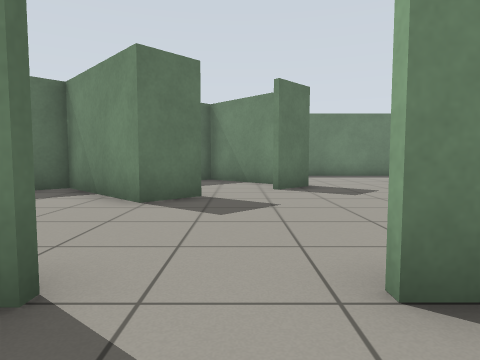
view 1 (above)

20 first-person views from a walk through a Gazebo world. The camera is 0.72 m above the floor, tilts 4° down and sees 75° across. The floor is counted in squares, 1 m on a side. Each view is taken from the middle of a square. On the plan, view 1 faces up. The plan holds only what a view shows up to about 10 squares ahead; the rest is blank.

view 2
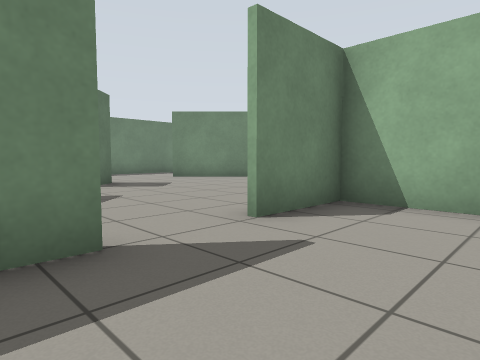

view 3
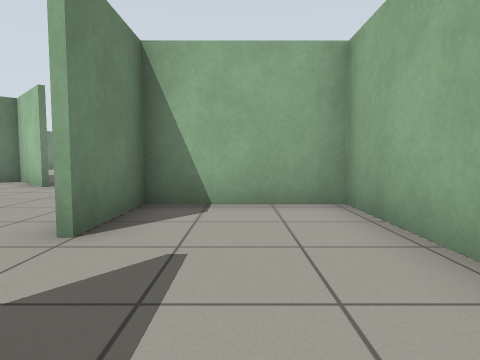

view 4
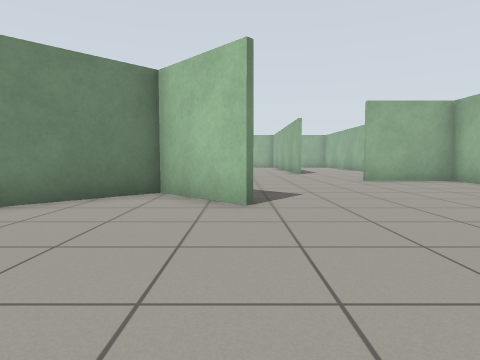

view 5
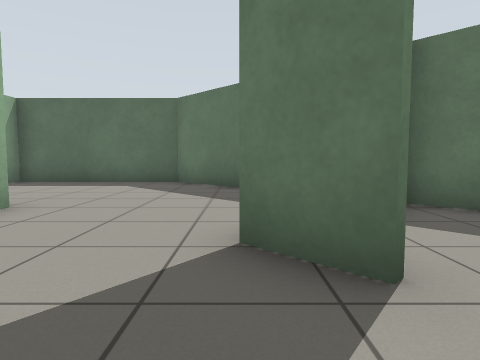

view 6
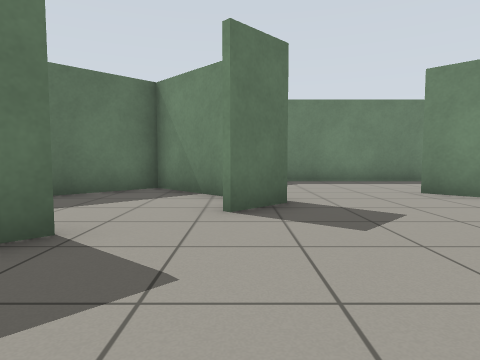

view 7
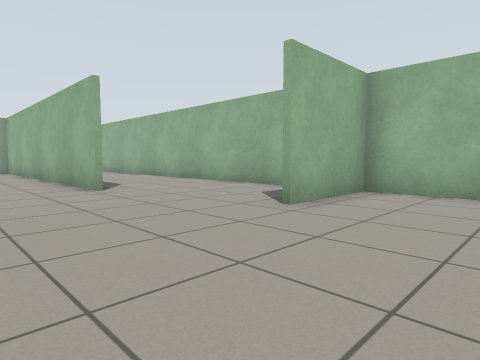

view 8
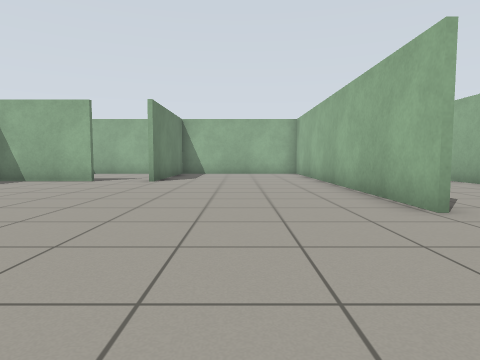

view 9
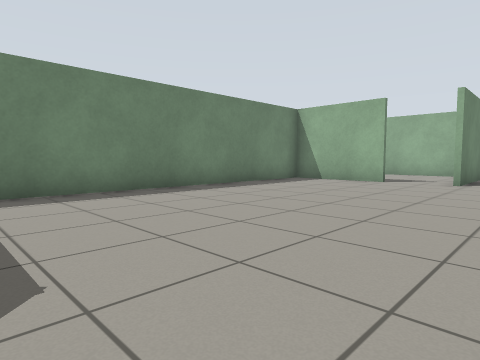

view 10
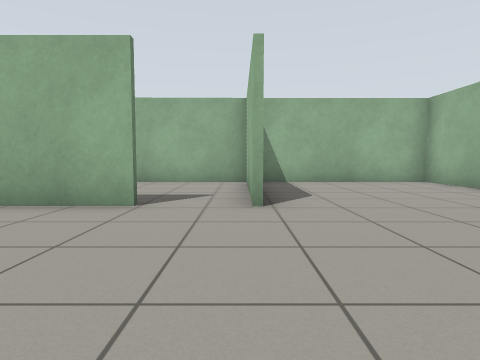

view 11
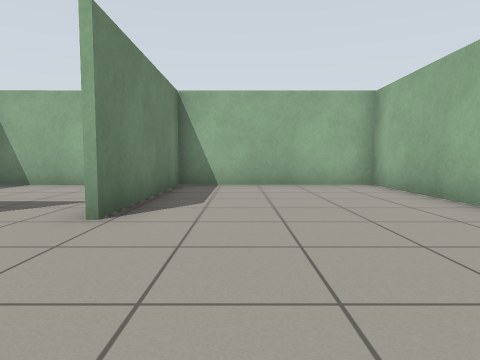

view 12
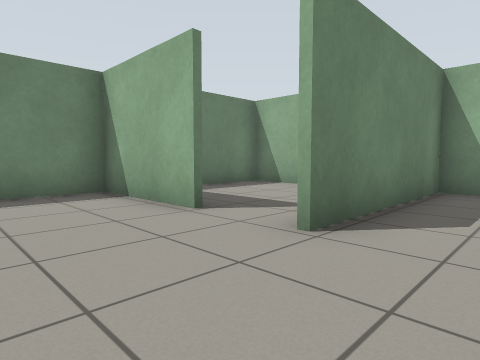

view 13
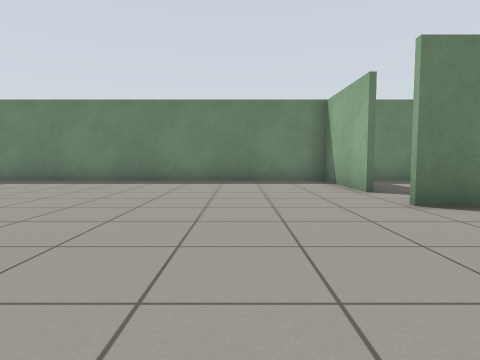

view 14
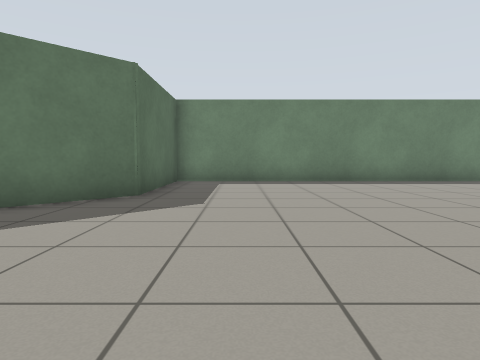

view 15
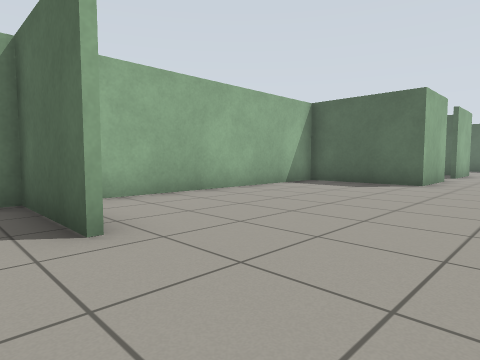

view 16
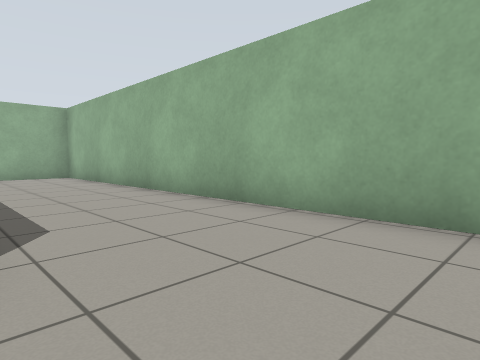

view 17
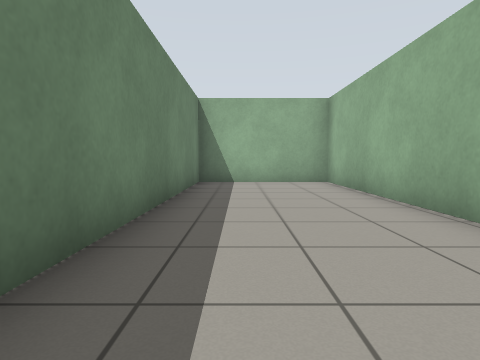

view 18
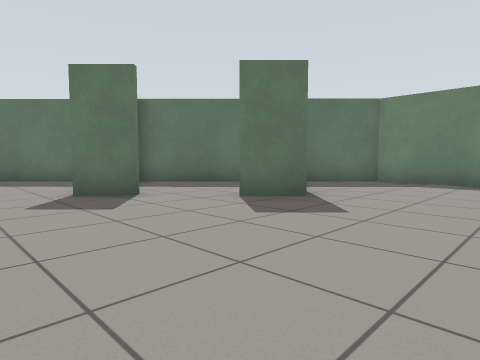

view 19
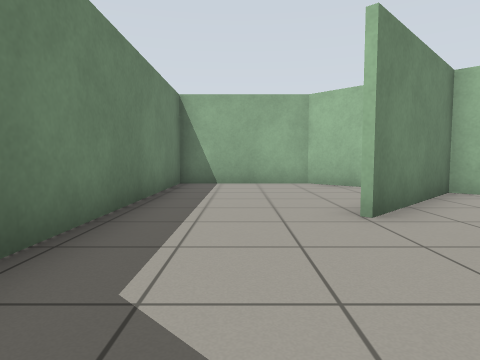

view 20
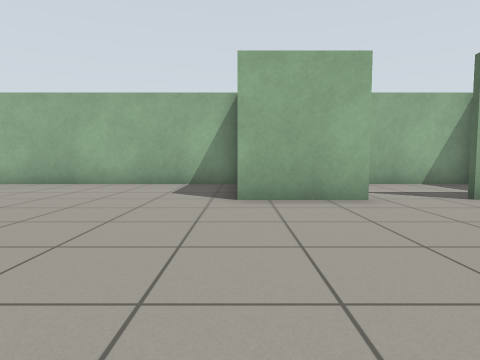

### Floor plan
Points are (right, up) in squares from view 1. A wall is a line through its corners. A room is listed if a view was taken in it or the views show most of it. See-through windows are left out.
Room 1 (views 1, 2, 3)
walls: (-1, 1.5) (-1.8, 1.5); (2.9, -1.7) (2.9, 1.5) (0.8, 1.5); (-3.4, -1.7) (3, -1.7)
ways out: opening at (0, 2) to room 2
Room 2 (views 4, 5, 6, 7, 8, 9, 10, 11, 12, 13, 14, 15, 16, 17, 18, 19, 20)
walls: (8.8, 8) (9.9, 9.1) (9.9, 12.7); (11, 1.1) (11, -1.8); (5.7, 4.9) (7.5, 6.6) (4.7, 9.4); (15, 2.4) (25.4, 2.4) (25.4, 8); (13, -1.7) (25.4, -1.6) (25.4, 2.2) (17.5, 2.2); (10, 12.7) (10, 9) (8.5, 7.4); (1.8, 8) (0.8, 7.1); (3, -1.7) (10.9, -1.7) (10.9, 1.1); (1, 8.6) (-1.1, 10.6); (0.8, 1.7) (3, 1.7) (3, -1.4); (-0.7, 5.9) (-1.6, 5) (-4.1, 7.5); (20.6, 7.8) (21.6, 7.8); (20.7, 9.5) (20.7, 12.7) (1.2, 12.7) (-8.4, 3.1) (-8.4, -1.7) (-7.9, -1.7); (25.5, 7.7) (20.5, 7.7)
ways out: opening at (0, 2) to room 1; opening at (21, 9) to room 3
Room 3 (no view inside)
walls: (21.6, 7.8) (24.6, 7.8); (25.4, 8) (25.4, 12.7) (22.1, 12.7)
ways out: opening at (21, 9) to room 2

Where each view was taken, in squares from view 1:
view 1: 0 up, 0 right, facing up
view 2: 1 down, 2 left, facing up-right
view 3: 0 up, 2 left, facing right
view 4: 5 up, 1 right, facing right
view 5: 5 up, 1 right, facing left
view 6: 3 up, 1 right, facing up
view 7: 5 up, 8 right, facing down-right
view 8: 5 up, 11 right, facing right
view 9: 6 up, 11 right, facing up-right
view 10: 8 up, 16 right, facing right
view 11: 6 up, 17 right, facing right
view 12: 6 up, 18 right, facing up-right
view 13: 3 up, 18 right, facing up
view 14: 3 up, 12 right, facing up
view 15: 4 up, 12 right, facing down-left
view 16: 2 up, 13 right, facing down-right
view 17: 1 up, 16 right, facing right
view 18: 3 up, 5 right, facing up-left
view 19: 11 up, 1 right, facing right
view 20: 7 up, 3 right, facing down
